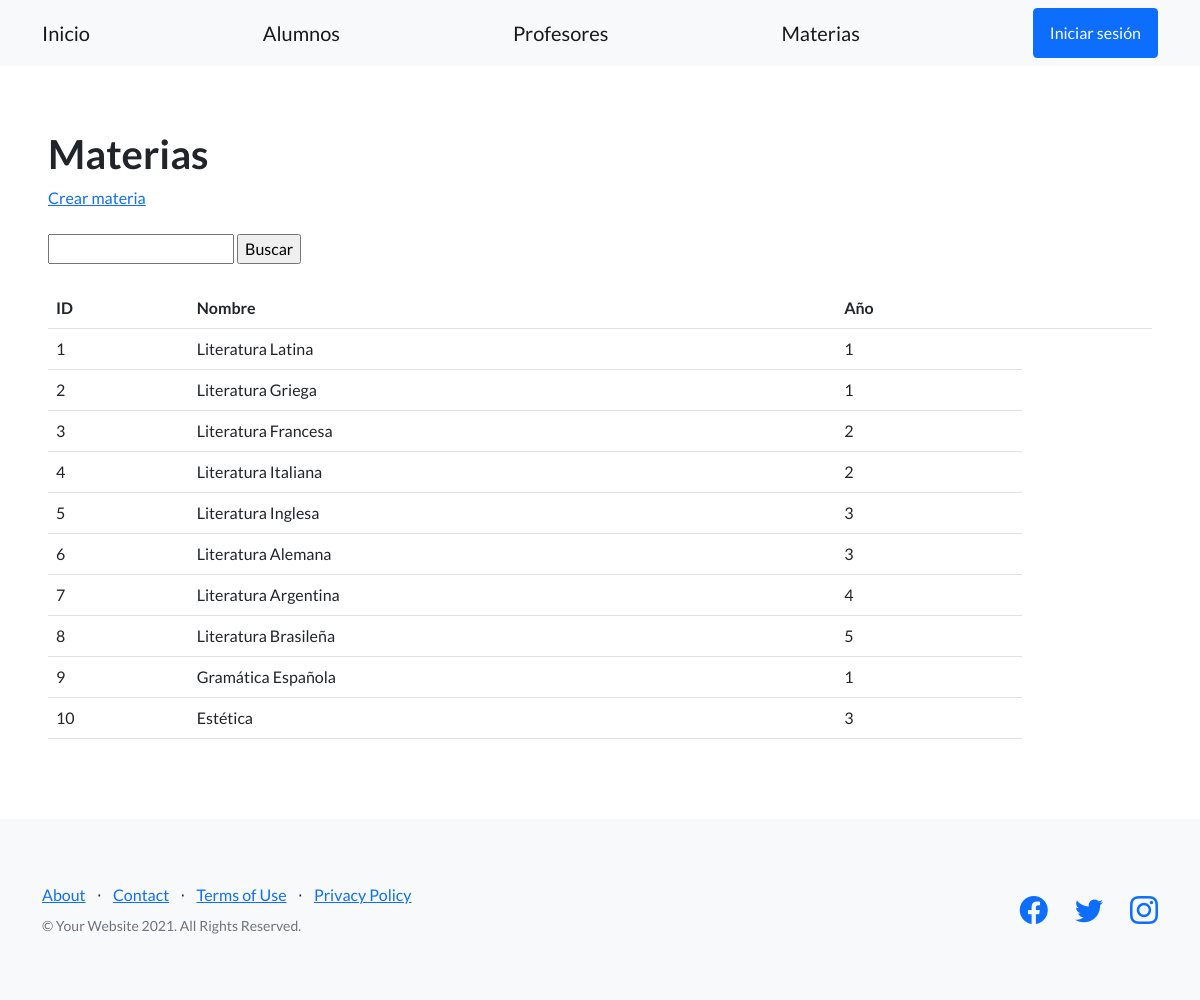
/app/materias/, run on an earlier commit of the app's database.
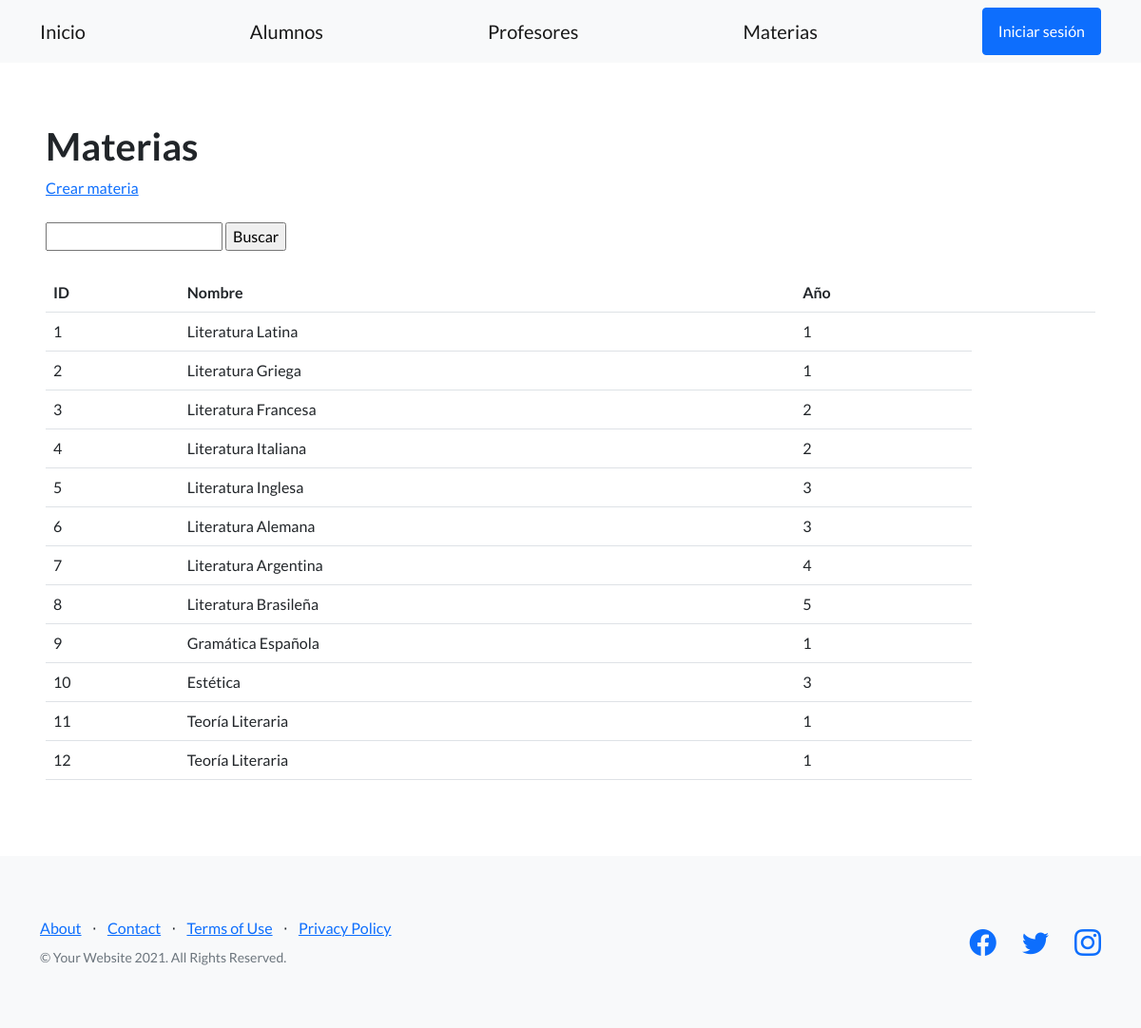
And on a later commit of the database.
### app/models.py (models this page shows, shortened)
class Materia(models.Model):
    nombre=models.CharField(max_length=50)
    año=models.IntegerField()

### app/views.py (the view)
# urls.py: path('materias/', listar_materias, name="materias"),
def listar_materias(request):
    contexto = {
        "materias": Materia.objects.all(),
    }
    http_response= render(
        request=request,
        template_name='app/materias.html',
        context=contexto,
    )
    return http_response

### app/templates/app/materias.html (shortened to what this page needs)
{% extends "app/base.html" %}
{% load static %}
{% block contenido %}
<section>
  <div>
    <h1>Materias</h1>
    <a href="{% url 'crear_materia' %}">Crear materia</a>
    <br><br>
    <form action="{% url 'buscar_materia' %}" method="post">
      <input type="text" name="busqueda">
      <input type="submit" value="Buscar">
    </form>
    <br>
    <table class="table">
      <tbody>
        <tr>
          <th>ID</th>
          <th>Nombre</th>
          <th>Año</th>
          <th></th>
          <th></th>
        </tr>
        {% for materia in materias %}
        <tr>
          <td>{{ materia.id }}</td>
          <td>{{ materia.nombre }}</td>
          <td>{{ materia.año }}</td>
        </tr>
        {% endfor %}
      </tbody>
    </table>
  </div>
</section>
{% endblock contenido %}

What changed in the data, as far as the page shows it:
added Materia: id "11", nombre "Teoría Literaria", año "1"
added Materia: id "12", nombre "Teoría Literaria", año "1"
